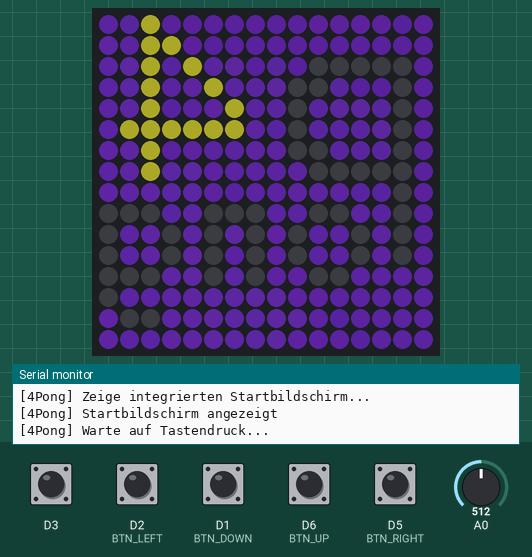
A sketch run on a simulated ESP8266 (NodeMCU). Parts: 16×16 RGB LED matrix (first LED top left, wired row by row), the last lines printed to the serial monitor. The inputs (shaded band) are chosen by the test bench; at power-on: D1 (BTN_DOWN), D2 (BTN_LEFT), D3, D5 (BTN_RIGHT), D6 (BTN_UP) HIGH, A0 = 512. Dim RGB values are drawn brighter than linear; random numbers use the default seed unless the sketch sets one.

Above: at 10.8 s.
10.9 s: D2 (BTN_LEFT) pulled LOW for 0.15 s
At 11.37 s:
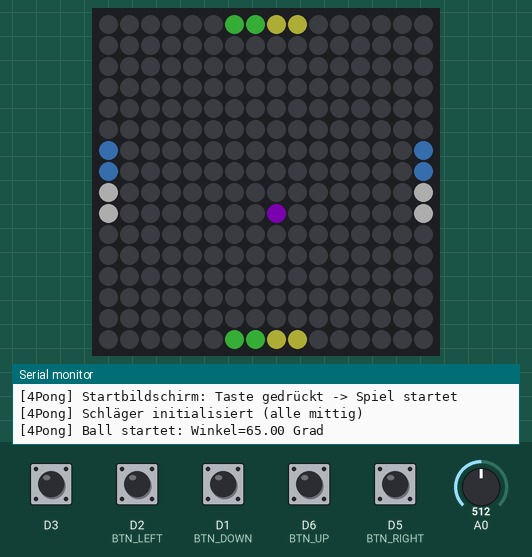
11.6 s: D1 (BTN_DOWN) pulled LOW for 0.15 s
At 11.91 s:
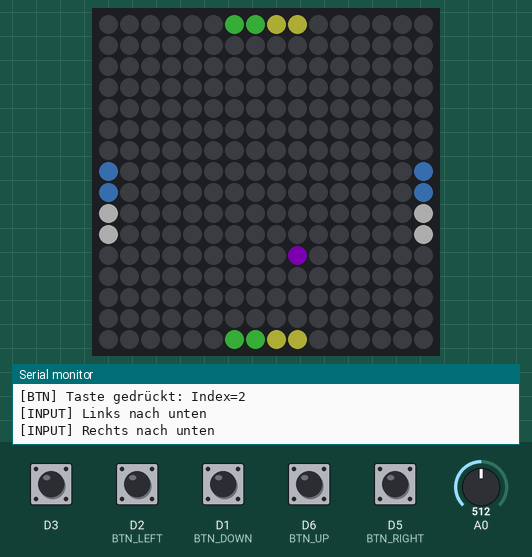
12.3 s: D6 (BTN_UP) pulled LOW for 0.15 s
At 12.46 s:
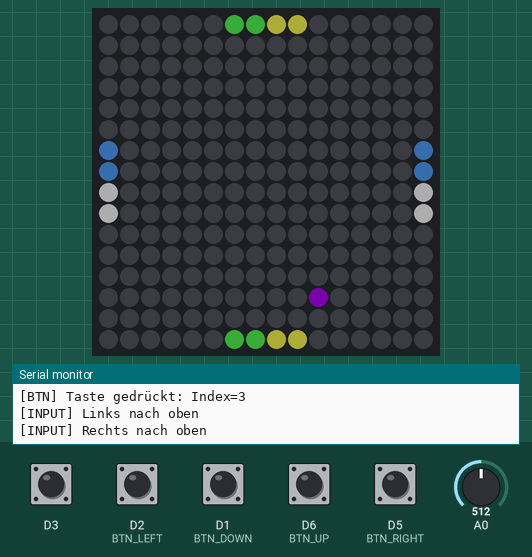
13.0 s: D5 (BTN_RIGHT) pulled LOW for 0.15 s
At 13.1 s:
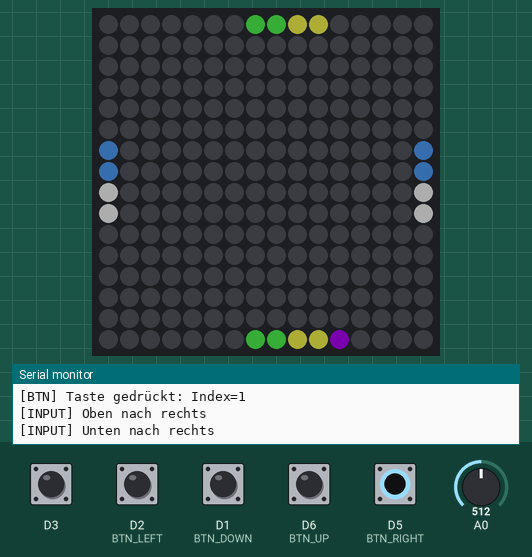
14.7 s: D2 (BTN_LEFT) pulled LOW for 1 s
At 17.1 s:
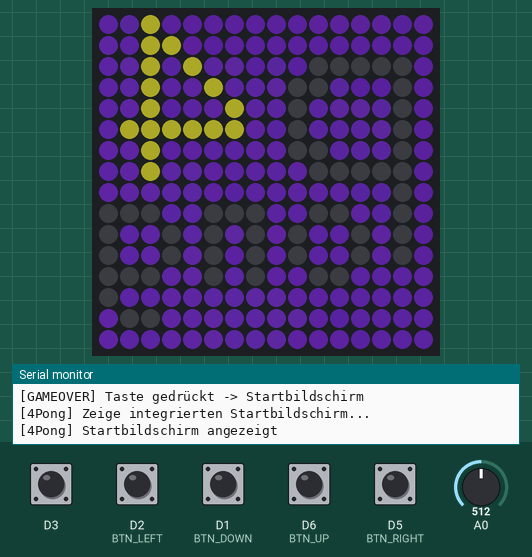
18.2 s: D1 (BTN_DOWN) pulled LOW for 1 s
At 19.5 s:
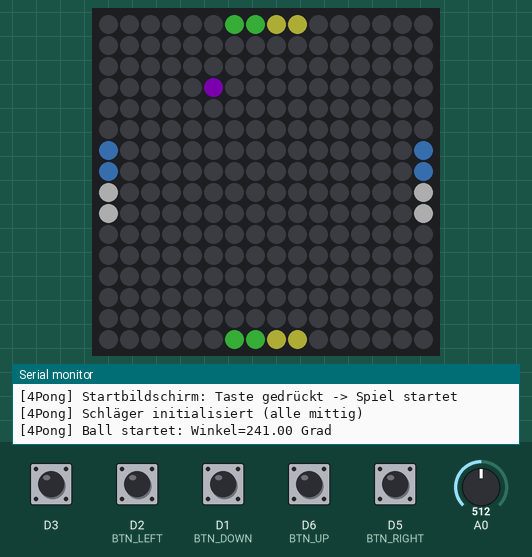
Timing chart, 0 to 20.8 s (numbered marks = the images above; inputs shaded):
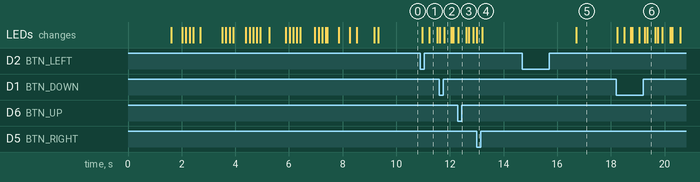

Measured:
- after the input at 10.9 s, the LEDs: first change after 0.07 s (image 1 shows a later state)
- after the input at 14.7 s, the LEDs: change after 2.0 s (image 5)
- after the input at 18.2 s, the LEDs: first change at once (image 6 shows a later state)

The sketch:

4Pong.ino
```cpp
// NodeMCU 1.0 (ESP-12E Module)
// 4Pong - openLUXbox

#include <FastLED.h>
#include <ESP8266WiFi.h>
#include "olb_init_v1.h"

// ============================================================
// DEFINES / PARAMETER
// ============================================================
#define LED_PIN        D4
#define NUM_LEDS       256
#define MATRIX_W       16
#define MATRIX_H       16
#define BRIGHTNESS     51   // 20% von 255

#define BTN_LEFT       4    // D2 grün
#define BTN_RIGHT      14   // D5 gelb
#define BTN_DOWN       5    // D1 weiß
#define BTN_UP         12   // D6 blau

#define FPS            30
#define FRAME_MS       (1000 / FPS)

#define BALL_START_SPEED     4.0f
#define BALL_SPEED_INC       1.0f
#define BALL_SPEED_INTERVAL  10000

#define PADDLE_SIZE           4
#define PADDLE_DEFLECT_ANGLE  10.0f

#define GAMEOVER_SPEED 12.0f

#define DEBOUNCE_MS    30

// Farben
#define COL_BLACK      CRGB(0,0,0)
#define COL_BALL       CRGB(180,0,255)
#define COL_YELLOW     CRGB(255,255,80)
#define COL_GREEN      CRGB(80,255,80)
#define COL_BLUE       CRGB(80,160,255)
#define COL_WHITE      CRGB(255,255,255)
#define COL_CYAN       CRGB(80,255,255)
#define COL_MAGENTA    CRGB(255,80,255)

// ============================================================
// STARTBILDSCHIRM - FEST INTEGRIERTER HEXCODE
// ============================================================
const uint32_t PROGMEM SCREEN_START[16][16] = {
    {0x4F2189, 0x4E2189, 0x4F2189, 0x4F2089, 0x4F2189, 0x4F2089, 0x4F218A, 0x4F218A, 0x4F218A, 0x4F218A, 0x4F218A, 0x50218B, 0x50218B, 0xF4F13A, 0x532390, 0x5D26A2},
    {0x50218B, 0x50218B, 0x50218B, 0x50218B, 0x50218B, 0x51218C, 0x50228D, 0x51228E, 0x51228E, 0x52228E, 0x532290, 0x542291, 0xF4F13A, 0xF4F13A, 0x5C26A0, 0x652AB0},
    {0x50218B, 0x000000, 0x000000, 0x000000, 0x000000, 0x000000, 0x522290, 0x532391, 0x532291, 0x542392, 0x552394, 0xF4F13A, 0x58259A, 0xF4F13A, 0x6028A7, 0x672BB2},
    {0x50218B, 0x000000, 0x52228F, 0x522291, 0x532391, 0x000000, 0x000000, 0x552493, 0x552495, 0x572496, 0xF4F13A, 0x5A259B, 0x5C26A0, 0xF4F13A, 0x6229AB, 0x672AB3},
    {0x50218B, 0x000000, 0x532392, 0x542392, 0x542393, 0x552394, 0x000000, 0x562497, 0x572498, 0xF4F13A, 0x5A259C, 0x5C26A0, 0x5D27A3, 0xF4F13A, 0x6329AD, 0x672BB4},
    {0x50218B, 0x000000, 0x542393, 0x552394, 0x562396, 0x572396, 0x000000, 0x582499, 0x59259B, 0xF4F13A, 0xF4F13A, 0xF4F13A, 0xF4F13A, 0xF4F13A, 0xF4F13A, 0x672BB4},
    {0x50218B, 0x000000, 0x562396, 0x562496, 0x572497, 0x000000, 0x000000, 0x5A259C, 0x5A259D, 0x5B269F, 0x5C26A2, 0x5E27A5, 0x6027A8, 0xF4F13A, 0x652AB1, 0x682BB5},
    {0x50218B, 0x000000, 0x000000, 0x000000, 0x000000, 0x000000, 0x59259B, 0x5A269E, 0x5B26A0, 0x5C26A1, 0x5E27A4, 0x6028A6, 0x6129AA, 0xF4F13A, 0x662AB1, 0x672BB5},
    {0x50218B, 0x000000, 0x572499, 0x58259A, 0x59259A, 0x5A259C, 0x5A259D, 0x5C269F, 0x5C26A2, 0x5D26A4, 0x5F27A6, 0x6028A8, 0x6229AB, 0x642AAE, 0x662AB1, 0x682BB5},
    {0x50218B, 0x000000, 0x58259A, 0x59259C, 0x000000, 0x000000, 0x5C269F, 0x5D26A1, 0x000000, 0x000000, 0x000000, 0x6228AA, 0x6229AD, 0x000000, 0x000000, 0x000000},
    {0x50218B, 0x000000, 0x5A259C, 0x000000, 0x5B259E, 0x5C269F, 0x000000, 0x5E26A2, 0x000000, 0x5F28A6, 0x000000, 0x6228AB, 0x000000, 0x6529B0, 0x662AB2, 0x000000},
    {0x50218B, 0x000000, 0x5A269D, 0x000000, 0x5C26A0, 0x5C26A1, 0x000000, 0x5E27A4, 0x000000, 0x6027A8, 0x000000, 0x6329AC, 0x000000, 0x652AB1, 0x672BB3, 0x000000},
    {0x5A259C, 0x5A269E, 0x5B269E, 0x5B269F, 0x000000, 0x000000, 0x5E27A3, 0x5F27A5, 0x000000, 0x6028A9, 0x000000, 0x6329AC, 0x642AAE, 0x000000, 0x000000, 0x000000},
    {0x5B259E, 0x5B259E, 0x5B259F, 0x5C27A0, 0x5D26A2, 0x5E26A3, 0x5E27A4, 0x5F28A6, 0x6028A7, 0x6128A9, 0x6229AB, 0x6329AD, 0x6429AF, 0x652AB2, 0x662AB3, 0x000000},
    {0x5B269E, 0x5B269F, 0x5C26A0, 0x5D27A2, 0x5D27A3, 0x5E27A4, 0x5F28A5, 0x5F28A7, 0x6128A8, 0x6229AA, 0x6329AB, 0x642AAE, 0x642AAF, 0x000000, 0x000000, 0x682BB5},
    {0x5C269F, 0x5C26A0, 0x5C26A1, 0x5D27A3, 0x5E27A3, 0x5F27A5, 0x5F27A6, 0x6028A7, 0x6128A9, 0x6228AA, 0x6329AC, 0x642AAE, 0x652AB0, 0x662AB2, 0x672BB4, 0x682BB5}
};

// ============================================================
// STRUCTS
// ============================================================
struct Button {
  uint8_t pin;
  bool lastState;
  bool pressed;
  unsigned long lastDebounce;
};
struct Paddle {
  int pos;
  int minPos;
  int maxPos;
};

// ============================================================
// PROTOTYPEN
// ============================================================
void clearMatrix();
void showStartScreen();
void startGame();
void updateButtons();
bool anyButtonPressed();
void handleInput();
void updateBall(unsigned long delta_ms);
void drawPaddles();
void drawBall();
int  xyToIndex(int x, int y);
bool isOnPaddle(int x, int y, int &paddleId, int &half);
void reflectBall(int paddleId, int half);
void fillGameOverPixels();
CRGB randomColor();

// ============================================================
// GLOBALE VARIABLEN
// ============================================================
CRGB leds[NUM_LEDS];

Button btnLeft  = {BTN_LEFT,  HIGH, false, 0};
Button btnRight = {BTN_RIGHT, HIGH, false, 0};
Button btnDown  = {BTN_DOWN,  HIGH, false, 0};
Button btnUp    = {BTN_UP,    HIGH, false, 0};
Button* buttons[4] = {&btnLeft, &btnRight, &btnDown, &btnUp};

Paddle paddles[4];

float ballX, ballY;
float ballAngle;
float ballSpeed;

unsigned long lastSpeedUp;
int score;

enum GameState { STATE_START, STATE_PLAY, STATE_GAMEOVER };
GameState gameState;

int   gameOverPixels;
float gameOverAccum;
CRGB  gameOverColor;
int   gameOverRound;
bool  gameOverScreenCleared;

unsigned long lastFrameTime;

// Verhindert sofortigen Start nach Boot
bool startScreenJustShown = false;

// ============================================================
// SETUP
// ============================================================
void setup() {
  Serial.begin(115200);
  delay(1500); // ESP boot stabilisieren
  Serial.println("[4Pong] Setup gestartet");

  WiFi.mode(WIFI_OFF);
  WiFi.forceSleepBegin();
  delay(100);
  // KEIN wdtDisable() – kann Boot blockieren

  pinMode(BTN_LEFT,  INPUT_PULLUP);
  pinMode(BTN_RIGHT, INPUT_PULLUP);
  pinMode(BTN_DOWN,  INPUT_PULLUP);
  pinMode(BTN_UP,    INPUT_PULLUP);
  pinMode(D3, INPUT);

  FastLED.addLeds<WS2812B, LED_PIN, GRB>(leds, NUM_LEDS);

  //Startanimation
  olb_v1_playIntro(leds);

  FastLED.setBrightness(BRIGHTNESS);

  // Verbesserter Random Seed
  uint32_t seed = 0;
  for (int i = 0; i < 32; i++) {
    seed ^= (uint32_t)analogRead(A0) << (i % 16);
    delay(1);
  }
  for (int i = 0; i < 16; i++) {
    seed ^= (uint32_t)digitalRead(D3) << i;
  }
  randomSeed(seed);
  Serial.print("[4Pong] Random Seed: ");
  Serial.println(seed);

  // Startscreen zeichnen
  clearMatrix();
  FastLED.show();
  delay(100);
  showStartScreen();
  gameState = STATE_START;

  // Buttons NACH Startscreen initialisieren – Bounce vermeiden
  delay(300);
  for (int i = 0; i < 4; i++) {
    buttons[i]->lastState = digitalRead(buttons[i]->pin);
    buttons[i]->pressed   = false;
  }

  // Flag: ersten Loop-Durchlauf ignorieren
  startScreenJustShown = true;

  lastFrameTime = millis();
  Serial.println("[4Pong] Warte auf Tastendruck...");
}

// ============================================================
// LOOP
// ============================================================
void loop() {
  yield(); // WDT-freundlich, kein wdtFeed nötig

  unsigned long now = millis();
  unsigned long delta = now - lastFrameTime;
  if (delta < FRAME_MS) return;
  lastFrameTime = now;

  updateButtons();

  switch (gameState) {

    case STATE_START:
      // Ersten Frame nach Boot überspringen
      if (startScreenJustShown) {
        startScreenJustShown = false;
        return;
      }
      if (anyButtonPressed()) {
        Serial.println("[4Pong] Startbildschirm: Taste gedrückt -> Spiel startet");
        startGame();
      }
      break;

    case STATE_PLAY:
      handleInput();
      updateBall(delta);
      if (gameState == STATE_PLAY) {
        clearMatrix();
        drawPaddles();
        drawBall();
        FastLED.show();
      }
      break;

    case STATE_GAMEOVER:
      if (!gameOverScreenCleared) {
        clearMatrix();
        FastLED.show();
        gameOverScreenCleared = true;
        Serial.println("[GAMEOVER] Screen geleert, starte Score-Animation");
      } else if (anyButtonPressed()) {
        Serial.println("[GAMEOVER] Taste gedrückt -> Startbildschirm");
        delay(2000);
        showStartScreen();
        gameState = STATE_START;
        // Auch hier: Flag setzen damit kein Doppel-Trigger
        startScreenJustShown = true;
      } else {
        fillGameOverPixels();
        FastLED.show();
      }
      break;
  }
}

// ============================================================
// HILFSFUNKTIONEN
// ============================================================
int xyToIndex(int x, int y) {
  if (x < 0 || x >= MATRIX_W || y < 0 || y >= MATRIX_H) return -1;
  if (y % 2 == 0) {
    return y * MATRIX_W + x;
  } else {
    return y * MATRIX_W + (MATRIX_W - 1 - x);
  }
}

void clearMatrix() {
  fill_solid(leds, NUM_LEDS, COL_BLACK);
}

void showStartScreen() {
  Serial.println("[4Pong] Zeige integrierten Startbildschirm...");
  for (int y = 0; y < MATRIX_H; y++) {
    for (int x = 0; x < MATRIX_W; x++) {
      uint32_t color = pgm_read_dword(&SCREEN_START[y][MATRIX_W - 1 - x]);
      uint8_t r = (color >> 16) & 0xFF;
      uint8_t g = (color >> 8)  & 0xFF;
      uint8_t b =  color        & 0xFF;
      int idx = xyToIndex(x, y);
      if (idx >= 0) leds[idx] = CRGB(r, g, b);
    }
  }
  FastLED.show();
  Serial.println("[4Pong] Startbildschirm angezeigt");
}

// ============================================================
// SPIEL INITIALISIEREN
// ============================================================
void startGame() {
  paddles[0].pos    = (MATRIX_W - PADDLE_SIZE) / 2;
  paddles[0].minPos = 0;
  paddles[0].maxPos = MATRIX_W - PADDLE_SIZE;

  paddles[1].pos    = (MATRIX_W - PADDLE_SIZE) / 2;
  paddles[1].minPos = 0;
  paddles[1].maxPos = MATRIX_W - PADDLE_SIZE;

  paddles[2].pos    = (MATRIX_H - PADDLE_SIZE) / 2;
  paddles[2].minPos = 0;
  paddles[2].maxPos = MATRIX_H - PADDLE_SIZE;

  paddles[3].pos    = (MATRIX_H - PADDLE_SIZE) / 2;
  paddles[3].minPos = 0;
  paddles[3].maxPos = MATRIX_H - PADDLE_SIZE;

  Serial.println("[4Pong] Schläger initialisiert (alle mittig)");

  ballX     = 7.5f;
  ballY     = 7.5f;
  ballSpeed = BALL_START_SPEED;
  lastSpeedUp = millis();
  score = 0;
  // Diagonaler Startwinkel, nie achsenparallel
  int baseAngles[] = {30, 60, 120, 150, 210, 240, 300, 330};
  ballAngle = baseAngles[random(0, 8)] + random(-10, 10);

  Serial.print("[4Pong] Ball startet: Winkel=");
  Serial.print(ballAngle);
  Serial.println(" Grad");

  gameOverPixels        = 0;
  gameOverAccum         = 0;
  gameOverColor         = COL_BALL;
  gameOverRound         = 0;
  gameOverScreenCleared = false;

  gameState = STATE_PLAY;
}

// ============================================================
// BUTTONS
// ============================================================
void updateButtons() {
  unsigned long now = millis();
  for (int i = 0; i < 4; i++) {
    Button* b = buttons[i];
    b->pressed = false;
    bool current = digitalRead(b->pin);
    if (current == LOW && b->lastState == HIGH) {
      if (now - b->lastDebounce > DEBOUNCE_MS) {
        b->pressed = true;
        b->lastDebounce = now;
        Serial.print("[BTN] Taste gedrückt: Index=");
        Serial.println(i);
      }
    }
    b->lastState = current;
  }
}

bool anyButtonPressed() {
  for (int i = 0; i < 4; i++) {
    if (buttons[i]->pressed) return true;
  }
  return false;
}

// ============================================================
// INPUT -> SCHLÄGER BEWEGEN
// ============================================================
void handleInput() {
  if (btnLeft.pressed) {
    if (paddles[0].pos > paddles[0].minPos) { paddles[0].pos--; Serial.println("[INPUT] Oben nach links"); }
    else Serial.println("[INPUT] Oben bereits am linken Rand");
    if (paddles[1].pos > paddles[1].minPos) { paddles[1].pos--; Serial.println("[INPUT] Unten nach links"); }
    else Serial.println("[INPUT] Unten bereits am linken Rand");
  }
  if (btnRight.pressed) {
    if (paddles[0].pos < paddles[0].maxPos) { paddles[0].pos++; Serial.println("[INPUT] Oben nach rechts"); }
    else Serial.println("[INPUT] Oben bereits am rechten Rand");
    if (paddles[1].pos < paddles[1].maxPos) { paddles[1].pos++; Serial.println("[INPUT] Unten nach rechts"); }
    else Serial.println("[INPUT] Unten bereits am rechten Rand");
  }
  if (btnUp.pressed) {
    if (paddles[2].pos > paddles[2].minPos) { paddles[2].pos--; Serial.println("[INPUT] Links nach oben"); }
    else Serial.println("[INPUT] Links bereits am oberen Rand");
    if (paddles[3].pos > paddles[3].minPos) { paddles[3].pos--; Serial.println("[INPUT] Rechts nach oben"); }
    else Serial.println("[INPUT] Rechts bereits am oberen Rand");
  }
  if (btnDown.pressed) {
    if (paddles[2].pos < paddles[2].maxPos) { paddles[2].pos++; Serial.println("[INPUT] Links nach unten"); }
    else Serial.println("[INPUT] Links bereits am unteren Rand");
    if (paddles[3].pos < paddles[3].maxPos) { paddles[3].pos++; Serial.println("[INPUT] Rechts nach unten"); }
    else Serial.println("[INPUT] Rechts bereits am unteren Rand");
  }
}

// ============================================================
// BALL UPDATE
// ============================================================
void updateBall(unsigned long delta_ms) {
  unsigned long now = millis();
  if (now - lastSpeedUp >= BALL_SPEED_INTERVAL) {
    ballSpeed += BALL_SPEED_INC;
    lastSpeedUp = now;
    Serial.print("[BALL] Geschwindigkeit erhöht auf ");
    Serial.println(ballSpeed);
  }

  float rad = ballAngle * PI / 180.0f;
  float dx = cos(rad) * ballSpeed * delta_ms / 1000.0f;
  float dy = sin(rad) * ballSpeed * delta_ms / 1000.0f;

  float newX = ballX + dx;
  float newY = ballY + dy;

  int nx = (int)round(newX);
  int ny = (int)round(newY);

  if (nx < 0 || nx >= MATRIX_W || ny < 0 || ny >= MATRIX_H) {
    Serial.print("[BALL] Rand erreicht bei (");
    Serial.print(nx); Serial.print("/"); Serial.print(ny);
    Serial.print(") -> Game Over | Score: ");
    Serial.println(score);
    gameState             = STATE_GAMEOVER;
    gameOverPixels        = 0;
    gameOverAccum         = 0;
    gameOverColor         = COL_BALL;
    gameOverRound         = 0;
    gameOverScreenCleared = false;
    return;
  }

  int paddleId, half;
  if (isOnPaddle(nx, ny, paddleId, half)) {
    reflectBall(paddleId, half);
    score++;
    float rad2 = ballAngle * PI / 180.0f;
    ballX = nx + cos(rad2);
    ballY = ny + sin(rad2);
    Serial.print("[BALL] Schläger getroffen! Score=");
    Serial.println(score);
  } else {
    ballX = newX;
    ballY = newY;
  }
}

bool isOnPaddle(int x, int y, int &paddleId, int &half) {
  if (y == 0) {
    int p = paddles[0].pos;
    if (x >= p && x < p + PADDLE_SIZE) {
      paddleId = 0;
      half = (x < p + PADDLE_SIZE / 2) ? 0 : 1;
      return true;
    }
  }
  if (y == MATRIX_H - 1) {
    int p = paddles[1].pos;
    if (x >= p && x < p + PADDLE_SIZE) {
      paddleId = 1;
      half = (x < p + PADDLE_SIZE / 2) ? 0 : 1;
      return true;
    }
  }
  if (x == 0) {
    int p = paddles[2].pos;
    if (y >= p && y < p + PADDLE_SIZE) {
      paddleId = 2;
      half = (y < p + PADDLE_SIZE / 2) ? 0 : 1;
      return true;
    }
  }
  if (x == MATRIX_W - 1) {
    int p = paddles[3].pos;
    if (y >= p && y < p + PADDLE_SIZE) {
      paddleId = 3;
      half = (y < p + PADDLE_SIZE / 2) ? 0 : 1;
      return true;
    }
  }
  return false;
}

void reflectBall(int paddleId, int half) {
  float a = ballAngle;

  if (paddleId == 0 || paddleId == 1) {
    a = fmod(360.0f - a, 360.0f);
  } else {
    a = fmod(180.0f - a + 360.0f, 360.0f);
  }

  float deflect = 0;
  if (paddleId == 0 || paddleId == 1) {
    bool flyingLeft = (ballAngle > 90.0f && ballAngle < 270.0f);
    bool hitLeft    = (half == 0);
    deflect = (flyingLeft == hitLeft) ? PADDLE_DEFLECT_ANGLE : -PADDLE_DEFLECT_ANGLE;
  } else {
    bool flyingUp = (ballAngle > 180.0f && ballAngle < 360.0f);
    bool hitTop   = (half == 0);
    deflect = (flyingUp == hitTop) ? PADDLE_DEFLECT_ANGLE : -PADDLE_DEFLECT_ANGLE;
  }
  a = fmod(a + deflect + 360.0f, 360.0f);
  ballAngle = a;
}

// ============================================================
// ZEICHNEN
// ============================================================
void drawPaddles() {
  for (int i = 0; i < PADDLE_SIZE; i++) {
    int x = paddles[0].pos + i;
    CRGB col = (i < PADDLE_SIZE / 2) ? COL_GREEN : COL_YELLOW;
    int idx = xyToIndex(x, 0);
    if (idx >= 0) leds[idx] = col;
  }
  for (int i = 0; i < PADDLE_SIZE; i++) {
    int x = paddles[1].pos + i;
    CRGB col = (i < PADDLE_SIZE / 2) ? COL_GREEN : COL_YELLOW;
    int idx = xyToIndex(x, MATRIX_H - 1);
    if (idx >= 0) leds[idx] = col;
  }
  for (int i = 0; i < PADDLE_SIZE; i++) {
    int y = paddles[2].pos + i;
    CRGB col = (i < PADDLE_SIZE / 2) ? COL_BLUE : COL_WHITE;
    int idx = xyToIndex(0, y);
    if (idx >= 0) leds[idx] = col;
  }
  for (int i = 0; i < PADDLE_SIZE; i++) {
    int y = paddles[3].pos + i;
    CRGB col = (i < PADDLE_SIZE / 2) ? COL_BLUE : COL_WHITE;
    int idx = xyToIndex(MATRIX_W - 1, y);
    if (idx >= 0) leds[idx] = col;
  }

  // Ecken
  if (paddles[0].pos == 0 && paddles[2].pos == 0) {
    int idx = xyToIndex(0, 0);
    if (idx >= 0) leds[idx] = COL_MAGENTA;
  }
  if ((paddles[0].pos + PADDLE_SIZE - 1 >= MATRIX_W - 1) && paddles[3].pos == 0) {
    int idx = xyToIndex(MATRIX_W - 1, 0);
    if (idx >= 0) leds[idx] = COL_CYAN;
  }
  if (paddles[1].pos == 0 && (paddles[2].pos + PADDLE_SIZE - 1 >= MATRIX_H - 1)) {
    int idx = xyToIndex(0, MATRIX_H - 1);
    if (idx >= 0) leds[idx] = CRGB(255, 255, 128);
  }
  if ((paddles[1].pos + PADDLE_SIZE - 1 >= MATRIX_W - 1) && (paddles[3].pos + PADDLE_SIZE - 1 >= MATRIX_H - 1)) {
    int idx = xyToIndex(MATRIX_W - 1, MATRIX_H - 1);
    if (idx >= 0) leds[idx] = CRGB(128, 255, 128);
  }
}

void drawBall() {
  int bx = (int)round(ballX);
  int by = (int)round(ballY);
  int idx = xyToIndex(bx, by);
  if (idx >= 0) leds[idx] = COL_BALL;
}

// ============================================================
// GAME OVER ANIMATION
// ============================================================
CRGB randomColor() {
  return CRGB(random(100, 255), random(100, 255), random(100, 255));
}

void fillGameOverPixels() {
  gameOverAccum += GAMEOVER_SPEED / FPS;
  int toFill = (int)gameOverAccum;
  gameOverAccum -= toFill;

  for (int i = 0; i < toFill; i++) {
    if (gameOverRound == 0 && gameOverPixels >= score) {
      Serial.print("[GAMEOVER] Animation abgeschlossen, Score=");
      Serial.println(score);
      return;
    }

    int pixelInRound = gameOverPixels % NUM_LEDS;

    if (pixelInRound == 0 && gameOverPixels > 0) {
      gameOverRound++;
      gameOverColor = randomColor();
      Serial.print("[GAMEOVER] Neue Füllung, Runde=");
      Serial.println(gameOverRound);
    }

    int x = pixelInRound % MATRIX_W;
    int y = pixelInRound / MATRIX_W;
    int idx = xyToIndex(x, y);
    if (idx >= 0) leds[idx] = gameOverColor;

    gameOverPixels++;
  }
  delay(50);
}
```

Source omitted: olb_init_v1.h (12885 bytes)
